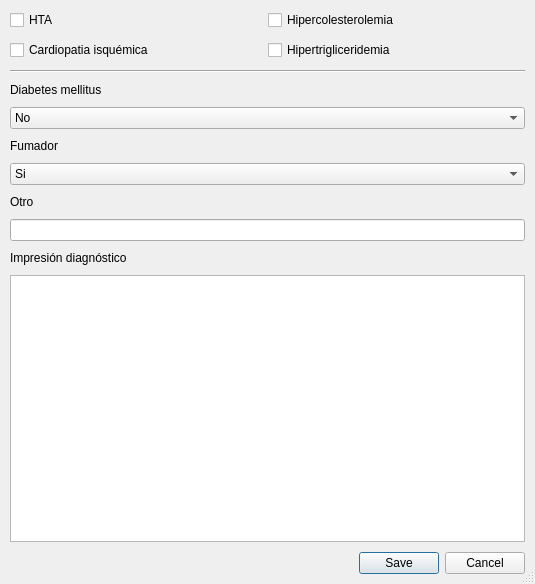
<?xml version="1.0" encoding="UTF-8"?>
<ui version="4.0">
 <class>Dialog</class>
 <widget class="QDialog" name="Dialog">
  <property name="geometry">
   <rect>
    <x>0</x>
    <y>0</y>
    <width>535</width>
    <height>584</height>
   </rect>
  </property>
  <property name="windowTitle">
   <string>Antecedentes Patológicos Personales</string>
  </property>
  <property name="windowIcon">
   <iconset>
    <normaloff>../icons/app 128.png</normaloff>../icons/app 128.png</iconset>
  </property>
  <property name="sizeGripEnabled">
   <bool>true</bool>
  </property>
  <property name="modal">
   <bool>true</bool>
  </property>
  <layout class="QVBoxLayout" name="verticalLayout">
   <property name="spacing">
    <number>10</number>
   </property>
   <property name="leftMargin">
    <number>10</number>
   </property>
   <property name="topMargin">
    <number>10</number>
   </property>
   <property name="rightMargin">
    <number>10</number>
   </property>
   <property name="bottomMargin">
    <number>10</number>
   </property>
   <item>
    <widget class="QWidget" name="widget" native="true">
     <layout class="QGridLayout" name="gridLayout">
      <property name="leftMargin">
       <number>0</number>
      </property>
      <property name="topMargin">
       <number>0</number>
      </property>
      <property name="rightMargin">
       <number>0</number>
      </property>
      <property name="bottomMargin">
       <number>0</number>
      </property>
      <property name="horizontalSpacing">
       <number>0</number>
      </property>
      <property name="verticalSpacing">
       <number>10</number>
      </property>
      <item row="0" column="0">
       <widget class="QCheckBox" name="htaCheck">
        <property name="toolTip">
         <string>Hipertensión arterial</string>
        </property>
        <property name="text">
         <string>HTA</string>
        </property>
        <property name="tristate">
         <bool>false</bool>
        </property>
       </widget>
      </item>
      <item row="0" column="1">
       <widget class="QCheckBox" name="hclCheck">
        <property name="text">
         <string>Hipercolesterolemia</string>
        </property>
       </widget>
      </item>
      <item row="1" column="0">
       <widget class="QCheckBox" name="ciCheck">
        <property name="text">
         <string>Cardiopatia isquémica</string>
        </property>
       </widget>
      </item>
      <item row="1" column="1">
       <widget class="QCheckBox" name="htdCheck">
        <property name="text">
         <string>Hipertrigliceridemia</string>
        </property>
       </widget>
      </item>
     </layout>
    </widget>
   </item>
   <item>
    <widget class="Line" name="line">
     <property name="orientation">
      <enum>Qt::Horizontal</enum>
     </property>
    </widget>
   </item>
   <item>
    <widget class="QLabel" name="label_2">
     <property name="text">
      <string>Diabetes mellitus</string>
     </property>
    </widget>
   </item>
   <item>
    <widget class="QComboBox" name="dmCombo">
     <property name="sizeAdjustPolicy">
      <enum>QComboBox::AdjustToContents</enum>
     </property>
     <item>
      <property name="text">
       <string>No</string>
      </property>
     </item>
     <item>
      <property name="text">
       <string>Tipo I</string>
      </property>
     </item>
     <item>
      <property name="text">
       <string>Tipo II</string>
      </property>
     </item>
    </widget>
   </item>
   <item>
    <widget class="QLabel" name="label">
     <property name="text">
      <string>Fumador</string>
     </property>
    </widget>
   </item>
   <item>
    <widget class="QComboBox" name="smokerCombo">
     <property name="sizeAdjustPolicy">
      <enum>QComboBox::AdjustToContents</enum>
     </property>
     <item>
      <property name="text">
       <string>Si</string>
      </property>
     </item>
     <item>
      <property name="text">
       <string>Ex</string>
      </property>
     </item>
     <item>
      <property name="text">
       <string>No</string>
      </property>
     </item>
    </widget>
   </item>
   <item>
    <widget class="QLabel" name="label_3">
     <property name="text">
      <string>Otro</string>
     </property>
    </widget>
   </item>
   <item>
    <widget class="QLineEdit" name="otherInput"/>
   </item>
   <item>
    <widget class="QLabel" name="label_4">
     <property name="text">
      <string>Impresión diagnóstico</string>
     </property>
    </widget>
   </item>
   <item>
    <widget class="QPlainTextEdit" name="idInput">
     <property name="horizontalScrollBarPolicy">
      <enum>Qt::ScrollBarAsNeeded</enum>
     </property>
    </widget>
   </item>
   <item>
    <widget class="QDialogButtonBox" name="buttonBox">
     <property name="standardButtons">
      <set>QDialogButtonBox::Cancel|QDialogButtonBox::Save</set>
     </property>
    </widget>
   </item>
  </layout>
 </widget>
 <resources/>
 <connections>
  <connection>
   <sender>buttonBox</sender>
   <signal>rejected()</signal>
   <receiver>Dialog</receiver>
   <slot>reject()</slot>
   <hints>
    <hint type="sourcelabel">
     <x>485</x>
     <y>568</y>
    </hint>
    <hint type="destinationlabel">
     <x>531</x>
     <y>565</y>
    </hint>
   </hints>
  </connection>
 </connections>
</ui>
